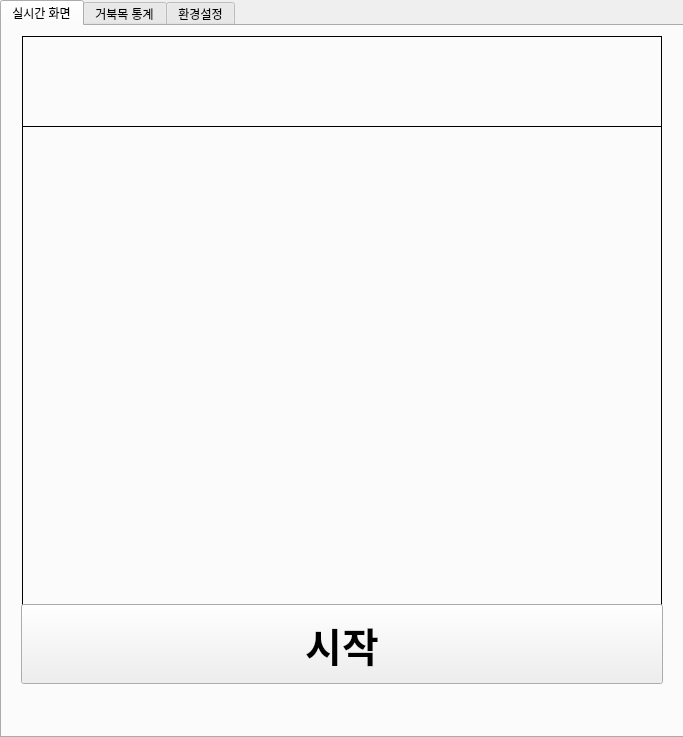
<?xml version="1.0" encoding="UTF-8"?>
<ui version="4.0">
 <class>MainWindow</class>
 <widget class="QMainWindow" name="MainWindow">
  <property name="geometry">
   <rect>
    <x>0</x>
    <y>0</y>
    <width>683</width>
    <height>737</height>
   </rect>
  </property>
  <property name="sizePolicy">
   <sizepolicy hsizetype="Preferred" vsizetype="Preferred">
    <horstretch>0</horstretch>
    <verstretch>0</verstretch>
   </sizepolicy>
  </property>
  <property name="minimumSize">
   <size>
    <width>683</width>
    <height>737</height>
   </size>
  </property>
  <property name="maximumSize">
   <size>
    <width>683</width>
    <height>737</height>
   </size>
  </property>
  <property name="windowTitle">
   <string>Turtleneck</string>
  </property>
  <property name="windowIcon">
   <iconset>
    <normaloff>../resource/app_icon.png</normaloff>../resource/app_icon.png</iconset>
  </property>
  <widget class="QWidget" name="centralwidget">
   <widget class="QTabWidget" name="tab_widget">
    <property name="geometry">
     <rect>
      <x>0</x>
      <y>0</y>
      <width>691</width>
      <height>738</height>
     </rect>
    </property>
    <property name="minimumSize">
     <size>
      <width>0</width>
      <height>0</height>
     </size>
    </property>
    <property name="tabletTracking">
     <bool>false</bool>
    </property>
    <property name="acceptDrops">
     <bool>false</bool>
    </property>
    <property name="autoFillBackground">
     <bool>false</bool>
    </property>
    <property name="tabPosition">
     <enum>QTabWidget::North</enum>
    </property>
    <property name="tabShape">
     <enum>QTabWidget::Rounded</enum>
    </property>
    <property name="currentIndex">
     <number>0</number>
    </property>
    <property name="iconSize">
     <size>
      <width>142</width>
      <height>25</height>
     </size>
    </property>
    <property name="elideMode">
     <enum>Qt::ElideNone</enum>
    </property>
    <property name="usesScrollButtons">
     <bool>false</bool>
    </property>
    <property name="tabsClosable">
     <bool>false</bool>
    </property>
    <property name="movable">
     <bool>false</bool>
    </property>
    <property name="tabBarAutoHide">
     <bool>false</bool>
    </property>
    <widget class="QWidget" name="cam_tab">
     <attribute name="icon">
      <iconset>
       <normaloff>../resource/realtime_icon.png</normaloff>../resource/realtime_icon.png</iconset>
     </attribute>
     <attribute name="title">
      <string>실시간 화면</string>
     </attribute>
     <widget class="QLabel" name="cam_image">
      <property name="geometry">
       <rect>
        <x>20</x>
        <y>100</y>
        <width>640</width>
        <height>480</height>
       </rect>
      </property>
      <property name="frameShape">
       <enum>QFrame::Panel</enum>
      </property>
      <property name="text">
       <string/>
      </property>
     </widget>
     <widget class="QLabel" name="status_bar_1">
      <property name="geometry">
       <rect>
        <x>20</x>
        <y>10</y>
        <width>640</width>
        <height>91</height>
       </rect>
      </property>
      <property name="frameShape">
       <enum>QFrame::Panel</enum>
      </property>
      <property name="text">
       <string/>
      </property>
     </widget>
     <widget class="QPushButton" name="pushButton">
      <property name="geometry">
       <rect>
        <x>19</x>
        <y>578</y>
        <width>642</width>
        <height>80</height>
       </rect>
      </property>
      <property name="font">
       <font>
        <pointsize>30</pointsize>
        <weight>75</weight>
        <bold>true</bold>
       </font>
      </property>
      <property name="text">
       <string>시작</string>
      </property>
      <property name="checkable">
       <bool>true</bool>
      </property>
     </widget>
    </widget>
    <widget class="QWidget" name="record_tab">
     <attribute name="icon">
      <iconset>
       <normaloff>../resource/ratio_icon.png</normaloff>../resource/ratio_icon.png</iconset>
     </attribute>
     <attribute name="title">
      <string>거북목 통계</string>
     </attribute>
     <widget class="QPushButton" name="left_shift_button">
      <property name="geometry">
       <rect>
        <x>232</x>
        <y>578</y>
        <width>216</width>
        <height>41</height>
       </rect>
      </property>
      <property name="font">
       <font>
        <pointsize>15</pointsize>
        <weight>75</weight>
        <bold>true</bold>
       </font>
      </property>
      <property name="text">
       <string>&lt;&lt;&lt;</string>
      </property>
      <property name="checkable">
       <bool>false</bool>
      </property>
      <property name="default">
       <bool>false</bool>
      </property>
     </widget>
     <widget class="QPushButton" name="ratio_button_1">
      <property name="geometry">
       <rect>
        <x>19</x>
        <y>617</y>
        <width>215</width>
        <height>41</height>
       </rect>
      </property>
      <property name="font">
       <font>
        <pointsize>15</pointsize>
        <weight>75</weight>
        <bold>true</bold>
       </font>
      </property>
      <property name="text">
       <string>통계1</string>
      </property>
      <property name="checkable">
       <bool>true</bool>
      </property>
      <property name="default">
       <bool>false</bool>
      </property>
     </widget>
     <widget class="QPushButton" name="picture_button">
      <property name="geometry">
       <rect>
        <x>19</x>
        <y>578</y>
        <width>215</width>
        <height>41</height>
       </rect>
      </property>
      <property name="font">
       <font>
        <pointsize>15</pointsize>
        <weight>75</weight>
        <bold>true</bold>
       </font>
      </property>
      <property name="text">
       <string>사진</string>
      </property>
      <property name="checkable">
       <bool>true</bool>
      </property>
      <property name="default">
       <bool>false</bool>
      </property>
     </widget>
     <widget class="QPushButton" name="ratio_button_3">
      <property name="geometry">
       <rect>
        <x>446</x>
        <y>617</y>
        <width>215</width>
        <height>41</height>
       </rect>
      </property>
      <property name="font">
       <font>
        <pointsize>15</pointsize>
        <weight>75</weight>
        <bold>true</bold>
       </font>
      </property>
      <property name="text">
       <string>통계3</string>
      </property>
      <property name="checkable">
       <bool>true</bool>
      </property>
      <property name="default">
       <bool>false</bool>
      </property>
     </widget>
     <widget class="QPushButton" name="right_shift_buttopn">
      <property name="geometry">
       <rect>
        <x>446</x>
        <y>578</y>
        <width>215</width>
        <height>41</height>
       </rect>
      </property>
      <property name="font">
       <font>
        <pointsize>15</pointsize>
        <weight>75</weight>
        <bold>true</bold>
       </font>
      </property>
      <property name="text">
       <string>&gt;&gt;&gt;</string>
      </property>
      <property name="checkable">
       <bool>false</bool>
      </property>
      <property name="default">
       <bool>false</bool>
      </property>
     </widget>
     <widget class="QPushButton" name="ratio_button_2">
      <property name="geometry">
       <rect>
        <x>232</x>
        <y>617</y>
        <width>216</width>
        <height>41</height>
       </rect>
      </property>
      <property name="font">
       <font>
        <pointsize>15</pointsize>
        <weight>75</weight>
        <bold>true</bold>
       </font>
      </property>
      <property name="text">
       <string>통계2</string>
      </property>
      <property name="checkable">
       <bool>true</bool>
      </property>
      <property name="default">
       <bool>false</bool>
      </property>
     </widget>
     <widget class="QLabel" name="status_bar_2">
      <property name="geometry">
       <rect>
        <x>20</x>
        <y>10</y>
        <width>640</width>
        <height>91</height>
       </rect>
      </property>
      <property name="frameShape">
       <enum>QFrame::Panel</enum>
      </property>
      <property name="text">
       <string/>
      </property>
     </widget>
     <widget class="QLabel" name="record_images">
      <property name="geometry">
       <rect>
        <x>20</x>
        <y>100</y>
        <width>640</width>
        <height>480</height>
       </rect>
      </property>
      <property name="frameShape">
       <enum>QFrame::Panel</enum>
      </property>
      <property name="text">
       <string/>
      </property>
     </widget>
     <zorder>status_bar_2</zorder>
     <zorder>record_images</zorder>
     <zorder>ratio_button_1</zorder>
     <zorder>left_shift_button</zorder>
     <zorder>ratio_button_2</zorder>
     <zorder>ratio_button_3</zorder>
     <zorder>picture_button</zorder>
     <zorder>right_shift_buttopn</zorder>
    </widget>
    <widget class="QWidget" name="setting_tab">
     <attribute name="icon">
      <iconset>
       <normaloff>../resource/setting.png</normaloff>../resource/setting.png</iconset>
     </attribute>
     <attribute name="title">
      <string>환경설정</string>
     </attribute>
     <widget class="QGroupBox" name="settingFrame">
      <property name="geometry">
       <rect>
        <x>20</x>
        <y>12</y>
        <width>640</width>
        <height>661</height>
       </rect>
      </property>
      <property name="font">
       <font>
        <pointsize>12</pointsize>
        <weight>75</weight>
        <bold>true</bold>
       </font>
      </property>
      <property name="title">
       <string>설정</string>
      </property>
      <widget class="QGroupBox" name="ihunch_warn_set">
       <property name="geometry">
        <rect>
         <x>20</x>
         <y>30</y>
         <width>601</width>
         <height>81</height>
        </rect>
       </property>
       <property name="title">
        <string/>
       </property>
       <widget class="QPushButton" name="ihunch_warn_button">
        <property name="geometry">
         <rect>
          <x>460</x>
          <y>30</y>
          <width>129</width>
          <height>21</height>
         </rect>
        </property>
        <property name="text">
         <string/>
        </property>
        <property name="icon">
         <iconset>
          <normaloff>../resource/off_button_test.png</normaloff>
          <normalon>../resource/on_button_test.png</normalon>../resource/off_button_test.png</iconset>
        </property>
        <property name="iconSize">
         <size>
          <width>131</width>
          <height>31</height>
         </size>
        </property>
        <property name="checkable">
         <bool>true</bool>
        </property>
        <property name="checked">
         <bool>true</bool>
        </property>
       </widget>
       <widget class="QLabel" name="ihunch_warn_title">
        <property name="geometry">
         <rect>
          <x>20</x>
          <y>12</y>
          <width>191</width>
          <height>21</height>
         </rect>
        </property>
        <property name="font">
         <font>
          <family>HY중고딕</family>
          <pointsize>12</pointsize>
          <weight>75</weight>
          <bold>true</bold>
         </font>
        </property>
        <property name="text">
         <string>거북목 경고</string>
        </property>
       </widget>
       <widget class="QLabel" name="ihunch_warn_comment">
        <property name="geometry">
         <rect>
          <x>20</x>
          <y>30</y>
          <width>321</width>
          <height>41</height>
         </rect>
        </property>
        <property name="font">
         <font>
          <family>HY중고딕</family>
          <pointsize>10</pointsize>
          <weight>50</weight>
          <bold>false</bold>
         </font>
        </property>
        <property name="text">
         <string>장시간 거북목을 유지할 경우 알림을 보내줍니다.</string>
        </property>
       </widget>
      </widget>
      <widget class="QGroupBox" name="ratio_alarm_set">
       <property name="geometry">
        <rect>
         <x>20</x>
         <y>140</y>
         <width>601</width>
         <height>81</height>
        </rect>
       </property>
       <property name="title">
        <string/>
       </property>
       <widget class="QPushButton" name="ratio_alarm_button">
        <property name="geometry">
         <rect>
          <x>460</x>
          <y>30</y>
          <width>129</width>
          <height>21</height>
         </rect>
        </property>
        <property name="text">
         <string/>
        </property>
        <property name="icon">
         <iconset>
          <normaloff>../resource/off_button_test.png</normaloff>
          <normalon>../resource/on_button_test.png</normalon>../resource/off_button_test.png</iconset>
        </property>
        <property name="iconSize">
         <size>
          <width>131</width>
          <height>31</height>
         </size>
        </property>
        <property name="checkable">
         <bool>true</bool>
        </property>
        <property name="checked">
         <bool>true</bool>
        </property>
       </widget>
       <widget class="QLabel" name="ratio_alarm_comment">
        <property name="geometry">
         <rect>
          <x>20</x>
          <y>30</y>
          <width>321</width>
          <height>41</height>
         </rect>
        </property>
        <property name="font">
         <font>
          <family>HY중고딕</family>
          <pointsize>10</pointsize>
          <weight>50</weight>
          <bold>false</bold>
         </font>
        </property>
        <property name="text">
         <string>일정 주기로 통계 알림을 보냅니다.</string>
        </property>
       </widget>
       <widget class="QLabel" name="ratio_alarm_title">
        <property name="geometry">
         <rect>
          <x>20</x>
          <y>12</y>
          <width>191</width>
          <height>21</height>
         </rect>
        </property>
        <property name="font">
         <font>
          <family>HY중고딕</family>
          <pointsize>12</pointsize>
          <weight>75</weight>
          <bold>true</bold>
         </font>
        </property>
        <property name="text">
         <string>통계 알림</string>
        </property>
       </widget>
       <widget class="QComboBox" name="comboBox_2">
        <property name="geometry">
         <rect>
          <x>360</x>
          <y>30</y>
          <width>76</width>
          <height>21</height>
         </rect>
        </property>
        <property name="font">
         <font>
          <pointsize>9</pointsize>
          <weight>50</weight>
          <bold>false</bold>
         </font>
        </property>
        <item>
         <property name="text">
          <string>10분</string>
         </property>
        </item>
        <item>
         <property name="text">
          <string>20분</string>
         </property>
        </item>
        <item>
         <property name="text">
          <string>30분</string>
         </property>
        </item>
        <item>
         <property name="text">
          <string>1시간</string>
         </property>
        </item>
        <item>
         <property name="text">
          <string/>
         </property>
        </item>
       </widget>
      </widget>
      <widget class="QGroupBox" name="record_set">
       <property name="geometry">
        <rect>
         <x>20</x>
         <y>250</y>
         <width>601</width>
         <height>81</height>
        </rect>
       </property>
       <property name="title">
        <string/>
       </property>
       <widget class="QPushButton" name="record_button">
        <property name="geometry">
         <rect>
          <x>460</x>
          <y>30</y>
          <width>129</width>
          <height>21</height>
         </rect>
        </property>
        <property name="text">
         <string/>
        </property>
        <property name="icon">
         <iconset>
          <normaloff>../resource/off_button_test.png</normaloff>
          <normalon>../resource/on_button_test.png</normalon>../resource/off_button_test.png</iconset>
        </property>
        <property name="iconSize">
         <size>
          <width>131</width>
          <height>31</height>
         </size>
        </property>
        <property name="checkable">
         <bool>true</bool>
        </property>
        <property name="checked">
         <bool>true</bool>
        </property>
       </widget>
       <widget class="QLabel" name="record_comment">
        <property name="geometry">
         <rect>
          <x>20</x>
          <y>30</y>
          <width>321</width>
          <height>41</height>
         </rect>
        </property>
        <property name="font">
         <font>
          <family>HY중고딕</family>
          <pointsize>10</pointsize>
          <weight>50</weight>
          <bold>false</bold>
         </font>
        </property>
        <property name="text">
         <string>일정 기간 동안의 거북목 사진 및 결과값을 기록합니다.</string>
        </property>
       </widget>
       <widget class="QLabel" name="record_title">
        <property name="geometry">
         <rect>
          <x>20</x>
          <y>12</y>
          <width>191</width>
          <height>21</height>
         </rect>
        </property>
        <property name="font">
         <font>
          <family>HY중고딕</family>
          <pointsize>12</pointsize>
          <weight>75</weight>
          <bold>true</bold>
         </font>
        </property>
        <property name="text">
         <string>기록</string>
        </property>
       </widget>
       <widget class="QComboBox" name="comboBox_3">
        <property name="geometry">
         <rect>
          <x>360</x>
          <y>30</y>
          <width>76</width>
          <height>22</height>
         </rect>
        </property>
        <property name="font">
         <font>
          <pointsize>9</pointsize>
          <weight>50</weight>
          <bold>false</bold>
         </font>
        </property>
        <item>
         <property name="text">
          <string>30분</string>
         </property>
        </item>
        <item>
         <property name="text">
          <string>1시간</string>
         </property>
        </item>
        <item>
         <property name="text">
          <string>2시간</string>
         </property>
        </item>
        <item>
         <property name="text">
          <string>4시간</string>
         </property>
        </item>
        <item>
         <property name="text">
          <string>6시간</string>
         </property>
        </item>
       </widget>
      </widget>
      <widget class="QDialogButtonBox" name="set_reset_button">
       <property name="geometry">
        <rect>
         <x>460</x>
         <y>400</y>
         <width>156</width>
         <height>23</height>
        </rect>
       </property>
       <property name="standardButtons">
        <set>QDialogButtonBox::Apply|QDialogButtonBox::Reset</set>
       </property>
      </widget>
     </widget>
    </widget>
   </widget>
  </widget>
 </widget>
 <resources/>
 <connections/>
</ui>
